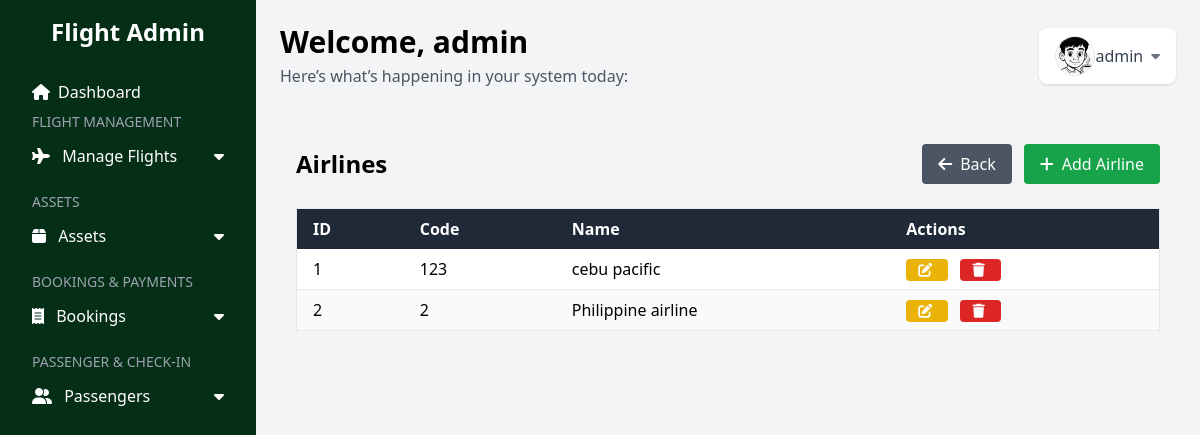
Screenshot of /airlines (signed in) with the database file from the repository.
### web/models.py (models this page shows)
class User(db.Model, UserMixin):
    id = db.Column(db.Integer, primary_key=True)
    username = db.Column(db.String(225), unique=True, nullable=False)
    password = db.Column(db.String(225), nullable=False)
    profile_image = db.Column(db.String(255), nullable=True, default='default.png')  # default image

class Airline(db.Model):
    __tablename__ = 'airline'
    id = db.Column(db.Integer, primary_key=True)
    code = db.Column(db.String(10), unique=True, nullable=False)
    name = db.Column(db.String(100), nullable=False)
    aircraft = db.relationship('Aircraft', back_populates='airline')
    flights = db.relationship('Flight', back_populates='airline')
    flight_routes = db.relationship('FlightRoute', back_populates='airline')

### web/views.py (the view)
@views.route('/airlines')
@login_required
def airlines():
    all_airlines = Airline.query.all()
    return render_template('assets/airlines.html', airlines=all_airlines)

### web/__init__.py (called while the page is built)
def create_app():
    app = Flask(__name__)
    app.config['SECRET_KEY'] = "secret_key"
    app.config['SQLALCHEMY_DATABASE_URI'] = f'sqlite:///{DB_NAME}'
    db.init_app(app)
    from .views import views
    from .auth import auth
    app.register_blueprint(views, url_prefix="/")
    app.register_blueprint(auth, url_prefix="/")
    from .models import User
    create_database(app)
    login_manager = LoginManager()
    login_manager.login_view = 'auth.login'
    login_manager.init_app(app)
    @login_manager.user_loader
    def load_user(id):
        return User.query.get(int(id))
    return app

### web/templates/assets/airlines.html
{% extends 'base.html' %}
{% block content %}
<div class="max-w-6xl mx-auto px-4 py-8">
    <div class="flex flex-wrap justify-between items-center mb-6">
        <h2 class="text-2xl font-bold">Airlines</h2>
        <div class="flex gap-3 mt-4 md:mt-0">
            <a href="{{ url_for('views.dashboard') }}" class="inline-flex items-center bg-gray-600 hover:bg-gray-700 text-white px-4 py-2 rounded">
                <i class="fas fa-arrow-left mr-2"></i> Back
            </a>
            <a href="{{ url_for('views.add_airline') }}" class="inline-flex items-center bg-green-600 hover:bg-green-700 text-white px-4 py-2 rounded">
                <i class="fas fa-plus mr-2"></i> Add Airline
            </a>
        </div>
    </div>
    <div class="overflow-x-auto">
        <table class="min-w-full bg-white shadow border rounded-lg">
            <thead class="bg-gray-800 text-white">
                <tr>
                    <th class="px-4 py-2 text-left">ID</th>
                    <th class="px-4 py-2 text-left">Code</th>
                    <th class="px-4 py-2 text-left">Name</th>
                    <th class="px-4 py-2 text-left">Actions</th>
                </tr>
            </thead>
            <tbody class="divide-y divide-gray-200">
                {% for airline in airlines %}
                <tr class="hover:bg-gray-100 even:bg-gray-50">
                    <td class="px-4 py-2">{{ airline.id }}</td>
                    <td class="px-4 py-2">{{ airline.code }}</td>
                    <td class="px-4 py-2">{{ airline.name }}</td>
                    <td class="px-4 py-2 space-x-2">
                        <a href="{{ url_for('views.edit_airline', id=airline.id) }}" class="inline-flex items-center px-3 py-1 bg-yellow-500 hover:bg-yellow-600 text-white rounded text-sm">
                            <i class="fas fa-edit mr-1"></i>
                        </a>
                        <a href="{{ url_for('views.delete_airline', id=airline.id) }}" onclick="return confirm('Are you sure you want to delete this airline?');" class="inline-flex items-center px-3 py-1 bg-red-600 hover:bg-red-700 text-white rounded text-sm">
                            <i class="fas fa-trash mr-1"></i>
                        </a>
                    </td>
                </tr>
                {% endfor %}
            </tbody>
        </table>
    </div>
</div>
{% endblock %}

### web/templates/base.html (shortened to what this page needs)
<!DOCTYPE html>
<html lang="en">
<head>
  <script src="https://cdn.tailwindcss.com"></script>
  <link href="https://cdnjs.cloudflare.com/ajax/libs/font-awesome/6.4.0/css/all.min.css" rel="stylesheet">
</head>
<body class="h-screen bg-gray-100 flex">
  <nav class="w-64 bg-green-950 text-white flex flex-col p-4 fixed h-full overflow-y-auto">
    <h4 class="text-center text-2xl font-bold mb-6">Flight Admin</h4>
    <a href="{{ url_for('views.dashboard') }}" class="flex justify-between items-center py-2 px-4 hover:bg-gray-700 rounded">
      <span class="flex items-center">
        <i class="fas fa-home mr-2"></i> Dashboard
      </span>
    </a>
    <div class="text-sm uppercase text-gray-400 px-4 mb-1">Flight Management</div>
    <button class="w-full text-left px-4 py-2 hover:bg-gray-700 flex justify-between items-center" onclick="toggleMenu('flightMgmt')">
      <span><i class="fas fa-plane mr-2"></i> Manage Flights</span><i class="fas fa-caret-down"></i>
    </button>
    <div class="text-sm uppercase text-gray-400 px-4 mt-4 mb-1">Assets</div>
    <button class="w-full text-left px-4 py-2 hover:bg-gray-700 flex justify-between items-center" onclick="toggleMenu('assets')">
      <span><i class="fas fa-box mr-2"></i> Assets</span><i class="fas fa-caret-down"></i>
    </button>
    <div class="text-sm uppercase text-gray-400 px-4 mt-4 mb-1">Bookings & Payments</div>
    <button class="w-full text-left px-4 py-2 hover:bg-gray-700 flex justify-between items-center" onclick="toggleMenu('bookings')">
      <span><i class="fas fa-receipt mr-2"></i> Bookings</span><i class="fas fa-caret-down"></i>
    </button>
    <div class="text-sm uppercase text-gray-400 px-4 mt-4 mb-1">Passenger & Check-In</div>
    <button class="w-full text-left px-4 py-2 hover:bg-gray-700 flex justify-between items-center" onclick="toggleMenu('passenger')">
      <span><i class="fas fa-user-friends mr-2"></i> Passengers</span><i class="fas fa-caret-down"></i>
    </button>
  </nav>
  <main class="ml-64 p-6 w-full overflow-y-auto">
    <div class="mb-6 flex justify-between items-center">
      <div>
        <h1 class="text-3xl font-bold mb-1">Welcome, {{ current_user.username }}</h1>
        <p class="text-gray-600">Here’s what’s happening in your system today:</p>
      </div>
      <div class="relative">
        <button onclick="toggleMenu('profileMenu')" class="flex items-center bg-white px-4 py-2 rounded-lg shadow hover:shadow-md transition">
          <img src="{{ url_for('static', filename='uploads/' + current_user.profile_image) }}"
            class="w-10 h-10 rounded-full object-cover border" alt="Profile Image">
          <span class="text-gray-700 font-medium">{{ current_user.username }}</span>
          <i class="fas fa-caret-down ml-2 text-sm text-gray-500"></i>
        </button>
      </div>
    </div>
    {% block content %}
    {% endblock %}
  </main>
</body>
</html>

### rows the page displays
User: username "admin", profile_image (picture)
Airline: id "1", code "123", name "cebu pacific"
Airline: id "2", code "2", name "Philippine airline"
